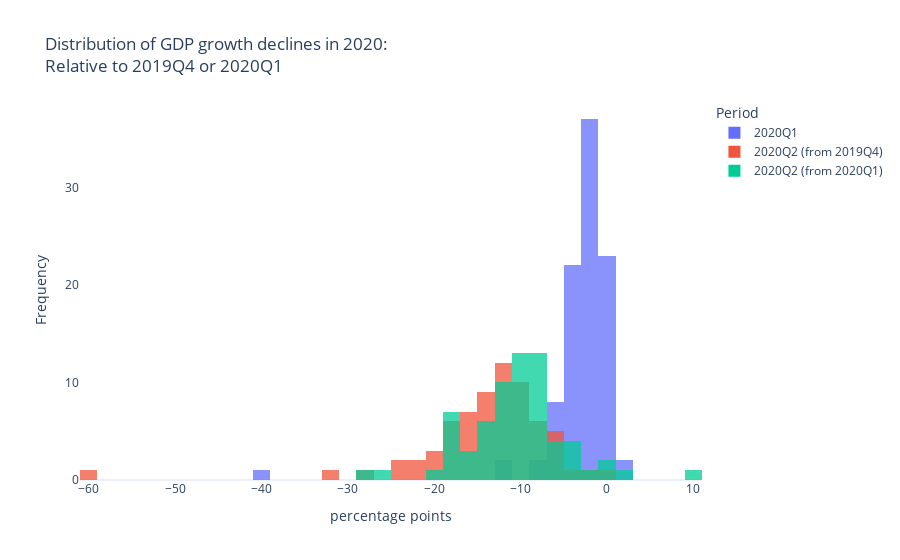

The notebook cell this image was saved under:
### Code cell
# Convert wide to long panel
df_gdp_long = pd.melt(df_gdp, id_vars='code', 
                      value_vars=['gdp_decline_q1', 'gdp_decline_q2q4', 'gdp_decline_q2q1'],
                      var_name='period', value_name='gdp_growth_declines')
df_gdp_long.loc[:, 'period'].replace({'gdp_decline_q1': '2020Q1',
                                      'gdp_decline_q2q4': '2020Q2 (from 2019Q4)',
                                      'gdp_decline_q2q1': '2020Q2 (from 2020Q1)'}, inplace=True)
# Create an interactive distribution plot
fig = px.histogram(data_frame=df_gdp_long,
                   x='gdp_growth_declines',
                   color='period',
                   hover_data={'gdp_growth_declines': ':.1f'},
                   labels={'period': 'Period',
                           'gdp_growth_declines': 'GDP growth decline (pp)'},
#                  marginal='rug',
                   opacity=0.75,
                   barmode='overlay',
#                  range_x=[-70, 70],
                   title='Distribution of GDP growth declines in 2020:<br>Relative to 2019Q4 or 2020Q1',
                   template='plotly_white')
fig.update_layout({'xaxis': {'title': 'percentage points',
                             'showgrid': False, 
                             'tickmode': 'array',
                             'zeroline': False},
                   'yaxis': {'title': 'Frequency',
                             'showgrid': False,
                             'nticks': 6},
                   'legend': {'title': 'Period'}})
fig.show()

### Figure 1 — Plotly figure (JSON) as saved in the notebook; plotly's stock layout.template omitted (floating-point values rounded to 4 significant figures)
{"data": [{"alignmentgroup": "True", "bingroup": "x", "hovertemplate": "Period=2020Q1<br>GDP growth decline (pp)=%{x:.1f}<br>count=%{y}<extra></extra>", "legendgroup": "2020Q1", "marker": {"color": "#636efa", "opacity": 0.75}, "name": "2020Q1", "offsetgroup": "2020Q1", "orientation": "v", "showlegend": true, "type": "histogram", "x": [-2.421, -4.324, -3.6, -0.6857, -3.67, 0.6744, -0.6778, -1.799, -3.64, -0.4978, 0.2848, 0.9865, -1.919, -4.704, -1.708, -1.702, 2.38, -12.8, -2.165, -2.063, -2.555, -3.289, -2.27, -1.406, -0.6426, -6.031, -3.635, -2.749, -6, -2.883, -2.047, -3.014, -1.548, -6.059, -2.3, -6.513, -0.9898, -1.999, -8.596, -0.2146, -3.522, -5.748, -1.067, -2.777, null, -0.562, -2.65, 0.1016, -3.026, -2.435, -1.397, -3.006, -40.6, -2.818, -3.609, -4.46, -0.602, 0.6865, -11.6, -0.447, 0.1659, -3.336, -1.788, -1.844, -0.6843, -3.266, -0.8886, -2.892, 0.05038, -5.34, -7.364, -1.709, -4.6, 1.429, -1.893, -0.4798, -0.7109, -1.145, -1.3, -5.753, -4.231, 0.5253, -0.9429, -5.422, -3.635, -1.638, -0.08492, -3.099, -1.088, -3.46, -1.924, -2.8, -1.277, -4.042, -1.921, -1.622, -1.513, -3.29], "xaxis": "x", "yaxis": "y"}, {"alignmentgroup": "True", "bingroup": "x", "hovertemplate": "Period=2020Q2 (from 2019Q4)<br>GDP growth decline (pp)=%{x:.1f}<br>count=%{y}<extra></extra>", "legendgroup": "2020Q2 (from 2019Q4)", "marker": {"color": "#EF553B", "opacity": 0.75}, "name": "2020Q2 (from 2019Q4)", "offsetgroup": "2020Q2 (from 2019Q4)", "orientation": "v", "showlegend": true, "type": "histogram", "x": [null, null, -21.2, -8.617, -13.37, null, null, null, -15.79, null, null, null, -13.1, null, -11.61, -13.23, -11.97, -2.8, -19.27, -17.6, -15.35, -12.55, -10.22, null, null, -12.25, -15.17, -7.367, -19.9, -17.4, -11.53, -11.13, -15.81, -5.955, -18.1, -14.13, -28.0, -10.29, null, -8.898, -10.59, -18.03, -9.202, null, null, null, null, null, -9.794, -9.865, -8.019, null, -59.7, -20.62, -21.21, null, -17.95, 0.6703, -10.02, null, null, null, -10.94, -11.83, -8.658, -16.09, -6.48, null, null, -32.09, -23.14, -11.33, -18.5, null, -14.73, -10.14, null, -12.57, -14.2, -14.23, -14.65, -16.63, -5.035, -23.77, null, null, -8.053, -11.69, -3.869, -13.65, -16.27, -12.9, null, null, -11.61, -10.86, -5.364, -6.61], "xaxis": "x", "yaxis": "y"}, {"alignmentgroup": "True", "bingroup": "x", "hovertemplate": "Period=2020Q2 (from 2020Q1)<br>GDP growth decline (pp)=%{x:.1f}<br>count=%{y}<extra></extra>", "legendgroup": "2020Q2 (from 2020Q1)", "marker": {"color": "#00cc96", "opacity": 0.75}, "name": "2020Q2 (from 2020Q1)", "offsetgroup": "2020Q2 (from 2020Q1)", "orientation": "v", "showlegend": true, "type": "histogram", "x": [null, null, -17.6, -7.931, -9.695, null, null, null, -12.15, null, null, null, -11.18, null, -9.898, -11.53, -14.35, 10, -17.11, -15.54, -12.8, -9.257, -7.949, null, null, -6.219, -11.53, -4.618, -13.9, -14.51, -9.48, -8.117, -14.27, 0.1039, -15.8, -7.619, -27.01, -8.291, null, -8.684, -7.064, -12.28, -8.135, null, null, null, null, null, -6.768, -7.43, -6.622, null, -19.1, -17.81, -17.6, null, -17.35, -0.01618, 1.587, null, null, null, -9.148, -9.982, -7.974, -12.82, -5.592, null, null, -26.75, -15.77, -9.625, -13.9, null, -12.84, -9.659, null, -11.42, -12.9, -8.481, -10.42, -17.16, -4.092, -18.35, null, null, -7.968, -8.594, -2.781, -10.19, -14.34, -10.1, null, null, -9.685, -9.233, -3.851, -3.32], "xaxis": "x", "yaxis": "y"}], "layout": {"barmode": "overlay", "legend": {"title": {"text": "Period"}, "tracegroupgap": 0}, "title": {"text": "Distribution of GDP growth declines in 2020:<br>Relative to 2019Q4 or 2020Q1"}, "xaxis": {"anchor": "y", "domain": [0, 1], "showgrid": false, "tickmode": "array", "title": {"text": "percentage points"}, "zeroline": false}, "yaxis": {"anchor": "x", "domain": [0, 1], "nticks": 6, "showgrid": false, "title": {"text": "Frequency"}}}}
